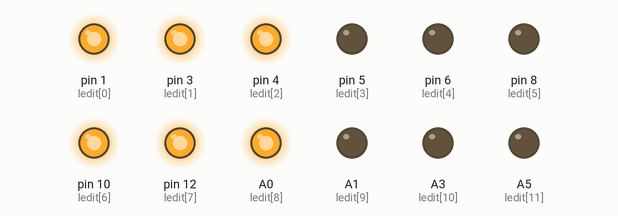
This sketch was run on a simulated Arduino Uno, built with avr-gcc and run on an emulated ATmega328P. On the bench: output pins drawn as LEDs (lit = HIGH).

Above: at 0.2 s.
At 1.7 s:
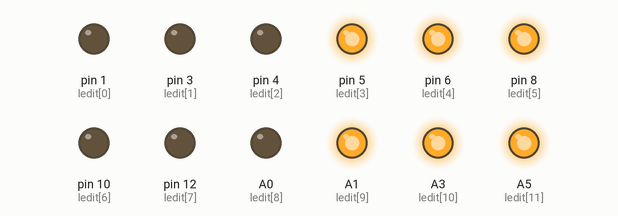
Timing chart, 0 to 3.0 s (numbered marks = the images above):
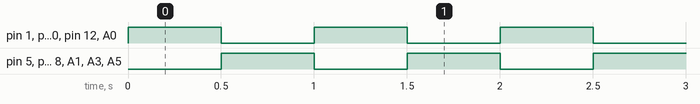

Measured:
- by itself, pin 1 (ledit[0]), pin 3 (ledit[1]), pin 4 (ledit[2]), pin 5 (ledit[3]), pin 6 (ledit[4]), pin 8 (ledit[5]), pin 10 (ledit[6]), pin 12 (ledit[7]), A0 (ledit[8]), A1 (ledit[9]), A3 (ledit[10]), A5 (ledit[11]): alternates HIGH for 0.50 s and LOW for 0.50 s

The sketch:

vaihtuva_vilkku.ino
```cpp
int ledit[] = { 1, 3, 4, 5, 6, 8, 10, 12, A0, A1, A3, A5 };

int ledIndeksi = 0;

void setup() {

  for (int i = 0; i < 12; i = i+1) {
    pinMode(ledit[i], OUTPUT);
  }

}

void loop() {

  for (int i = 0; i < 3; i = i+1) {
    digitalWrite(ledit[i], HIGH);
  }
  for (int i = 6; i < 9; i = i+1) {
    digitalWrite(ledit[i], HIGH);
  }

  for (int i = 3; i < 6; i = i+1) {
    digitalWrite(ledit[i], LOW);
  }
  for (int i = 9; i < 12; i = i+1) {
    digitalWrite(ledit[i], LOW);
  }

  delay(500);

  for (int i = 0; i < 3; i = i+1) {
    digitalWrite(ledit[i], LOW);
  }
  for (int i = 6; i < 9; i = i+1) {
    digitalWrite(ledit[i], LOW);
  }

  for (int i = 3; i < 6; i = i+1) {
    digitalWrite(ledit[i], HIGH);
  }
  for (int i = 9; i < 12; i = i+1) {
    digitalWrite(ledit[i], HIGH);
  }

  delay(500);

}
```
